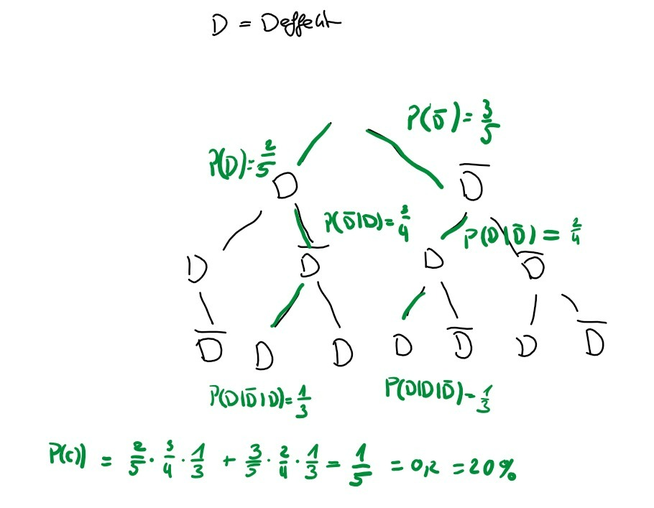
#> input picture 2_SoSe_22/Stochastik/hausarbeit_4/tobi_loesung/3.2.2c.png, 654 x 508 px, shrunk from 910 x 707 before the run
$ python Hausaufgabe4.py
#> lines starting #> are read from the running program, lines starting #| are printed output that depends on the picture
import math

from PIL import Image

print("Autoren: Jona Böcker, Lukas Butscher, Wiebke Prinz, Tobias Stöhr")

print("\nAufgabe 3.1.1:\n")

print("P(1) + P(2) = 0.08 + 0.16 = 0.24\n")

print("\nAufgabe 3.1.2:\n")

print("a) P(M|S) = P(M∩S)/P(M) = 0.62/0.75 =", 0.62 / 0.75,
      "\nb) P(S|M) = P(M∩S)/P(S) = 0.62/0.72 =", 0.62 / 0.72,
      "\nc) P(!M|S) = P(!M∩S)/P(S) = 0.10/0.72 =", 0.10 / 0.72)

print("\nAufgabe 3.2.1:\n")

print("P(10W) = 1 - (P(!L) * P(!E)) = 1 - (0.8 * 0.6) =", 1 - (0.8 * 0.6))

print("\nAufgabe 3.2.2:\n")

print("a) 2/5 =", 2 / 5,
      "\nb) 3/5 * 2/4 + 2/5 * 1/4 =", 3 / 5 * 2 / 4 + 2 / 5 * 1 / 4,
      "\nc)Baumdiagramm:")
im1 = Image.open("3.2.2c.png")
#> im1 is the input picture: PIL image 654x508 RGB; mean R, G, B 245.6, 249.1, 247.1
im1.show()

print("\nAufgabe 3.3:\n")

print("a)\tP(C) = 0.3",
      "\n\tP(N) = 0.5",
      "\n\tP(S) = 0.2",
      "\n\tP(V) = P(C) * P(V|C) + P(N) * P(V|N) + P(S) * P(V|S)"
      "\nb)\tP(V) = P(C) * P(V|C) + P(N) * P(V|N) + P(S) * P(V|S) =", 0.3 * 0.055 + 0.5 * 0.03 + 0.2 * 0.015,
      "\nc)\t1) P(S|V) = P(S∩V) / P(V) = 0.2 * 0.015 / 0.0345 =", 0.2 * 0.015 / 0.0345,
      "\n\t2) P(N|V) = P(N∩V) / P(V) = 0.5 * 0.03 / 0.0345 =", 0.5 * 0.03 / 0.0345,
      "\n\t3) P(C|V) = P(C∩V) / P(V) = 0.3 * 0.055 / 0.0345 =", 0.3 * 0.055 / 0.0345)

print("\nAufgabe 3.5:\n")

print("Vierfeldertafel:")
print("\t", "N\t", "!N\t", "\t")
print(" V\t", "0.45\t", "0.15\t", "0.6\t")
print("!V\t", "0.25\t", "0.15\t", "0.4\t")
print("\t", "0.7\t", "0.3\t", "1.0\t")

print("a) P(!N|!V) = P(!V∩!N)/P(!V) = 0.15/0.4 = ", round(0.15 / 0.4, 2))
print("b) P(N|V) = P(V∩N)/P(V) = 0.45/0.6 = ", 0.45 / 0.6)

print("\nAufgabe 3.7.1:\n")

print("a) 20! =", math.factorial(20),
      "\nb) 10!^2 =", math.factorial(10)**2,
      "\nc) 10*10!^2 =", 10*math.factorial(10)**2)

print("\nAufgabe 3.7.2:\n")

im2 = Image.open("3.7.2.png")
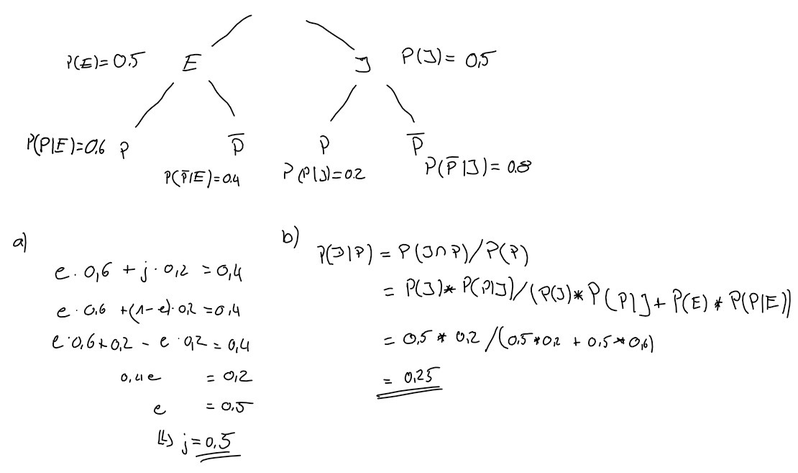
#> input picture 2_SoSe_22/Stochastik/hausarbeit_4/tobi_loesung/3.7.2.png, 798 x 473 px, shrunk from 1110 x 657 before the run
#> im2 is the input picture: PIL image 798x473 RGB; min 0, max 255, mean 249.9
im2.show()

print("\nAufgabe 3.8.1:\n")

im3 = Image.open("3.8.1.png")
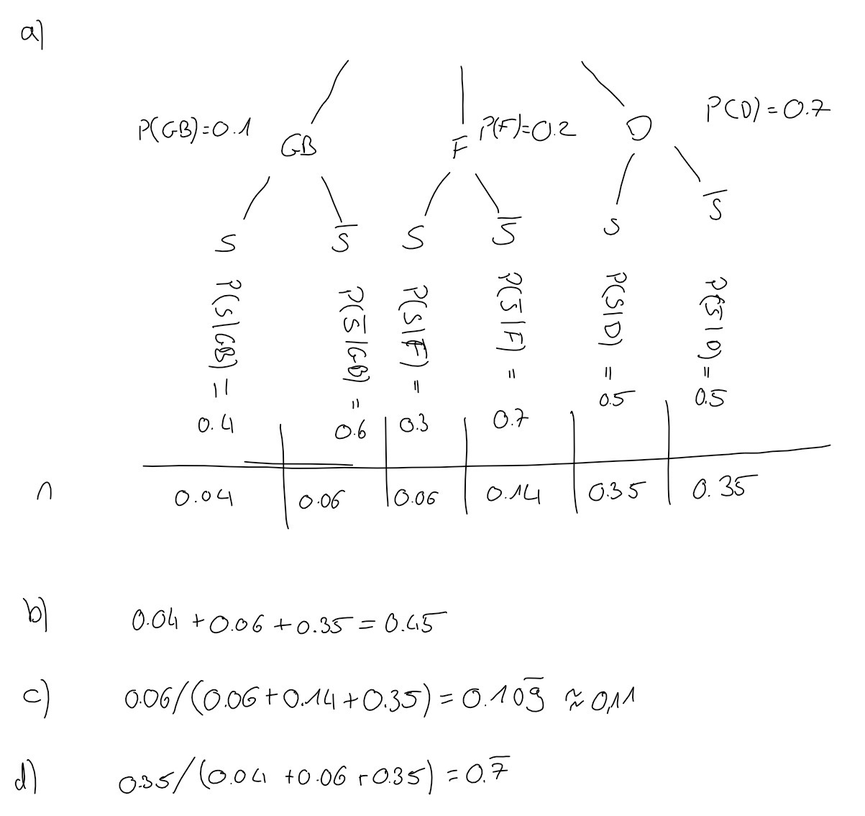
#> input picture 2_SoSe_22/Stochastik/hausarbeit_4/tobi_loesung/3.8.1.png, 865 x 816 px, shrunk from 1203 x 1134 before the run
#> im3 is the input picture: PIL image 865x816 RGB; min 0, max 255, mean 250.6
im3.show()
